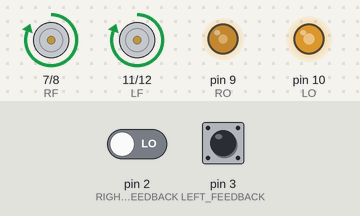
The sketch below on a simulated Arduino Uno, built with avr-gcc and run on an emulated ATmega328P. On the bench: motor-driver pin pairs drawn as motors (green arrow = first pin HIGH = forward, orange = second pin HIGH = backward, longer = more drive), output pins drawn as LEDs (lit = HIGH). The test bench sets the inputs (shaded band); at power-on: pin 3 (LEFT_FEEDBACK) LOW, pin 2 (RIGHT_FEEDBACK) LOW. What the sketch prints to the serial monitor is not drawn.

Above: at 1.2 s.
1.3 s: pin 3 (LEFT_FEEDBACK) pulled HIGH for 0.15 s
At 1.9 s:
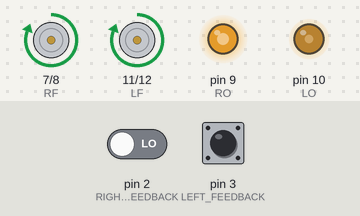
At 10.8 s:
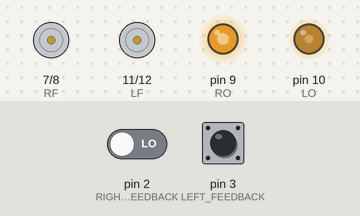
Timing chart, 0 to 11.5 s (numbered marks = the images above; inputs shaded):
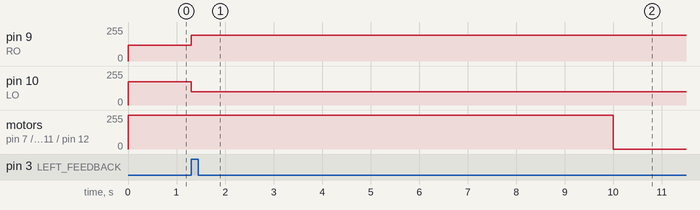

The sketch:

story6.ino
```cpp
int RF = 7;
int RB = 8;
int RO = 9;
int LO = 10;
int LF = 11;
int LB = 12;

const int LEFT_FEEDBACK = 3;
const int RIGHT_FEEDBACK = 2;

volatile int leftcounter = 0;
volatile int rightcounter = 0;

int LEFT_SPD = 175;
int RIGHT_SPD = 120;

int start_time = 0;

// the setup function runs once when you press reset or power the board
void setup() {
  pinMode(RF, OUTPUT);    //rightmotor fowrards
  pinMode(RB, OUTPUT);    //rightmotor backwards
  pinMode(RO, OUTPUT);
  pinMode(LO, OUTPUT);
  pinMode(LF, OUTPUT);   //leftmotor forwards
  pinMode(LB, OUTPUT);   //leftmotor backwards

  Serial.begin(115200);
  attachInterrupt(digitalPinToInterrupt(LEFT_FEEDBACK), LeftMotorISR, RISING);
  attachInterrupt(digitalPinToInterrupt(RIGHT_FEEDBACK), RightMotorISR, RISING);

  analogWrite(RO, RIGHT_SPD);
  analogWrite(LO, LEFT_SPD);

  start_time = millis(); // Set the start time
  forward(); // Start the rover
}

// the loop function runs over and over again forever
void loop() {

   if (leftcounter > rightcounter) {
    if (LEFT_SPD > 60) {
      LEFT_SPD = 100;
    }

    if (RIGHT_SPD <= 250) {
      RIGHT_SPD = 195;
    }
   }

   if (rightcounter > leftcounter) {
    if (RIGHT_SPD > 60) {
      RIGHT_SPD = 110;
    }

    if (LEFT_SPD <= 250) {
      LEFT_SPD = 185;
    }
   }

   analogWrite(RO, RIGHT_SPD);    // turn the LED off by making the voltage LOW
   analogWrite(LO, LEFT_SPD);

   Serial.print("Left speed ");
   Serial.println(LEFT_SPD);
   Serial.print("Left counter ");
   Serial.println(leftcounter);

   Serial.print("Right speed ");
   Serial.println(RIGHT_SPD);
   Serial.print("Right counter ");
   Serial.println(rightcounter);

   //leftcounter = 0;
   //rightcounter = 0;

   if (millis() > start_time + 10000) {
    Stop();
   }

}
```

functions.ino
```cpp
void forward() {
  digitalWrite(RF, HIGH);   // turn the LED on (HIGH is the voltage level)
  digitalWrite(LF, HIGH);
}

void backward() {
  digitalWrite(RB, HIGH);   // turn the LED on (HIGH is the voltage level)
  digitalWrite(LB, HIGH);
}
void Stop() {
  digitalWrite(RF, LOW);   // turn the LED on (HIGH is the voltage level)
  digitalWrite(LF, LOW);
  digitalWrite(RB, LOW);   // turn the LED on (HIGH is the voltage level)
  digitalWrite(LB, LOW);
}

void S_left() {
  digitalWrite(RF, HIGH);   // turn the LED on (HIGH is the voltage level)

}

void S_right() {
  digitalWrite(LF, HIGH);   // turn the LED on (HIGH is the voltage level)
}

void LeftMotorISR() {
  leftcounter++;
}

void RightMotorISR() {
  rightcounter++;
}
```

Measured:
- after the input at 1.3 s, pin 9 (RO): 120/255 → 195/255 at once; pin 10 (LO): 175/255 → 100/255 at once
